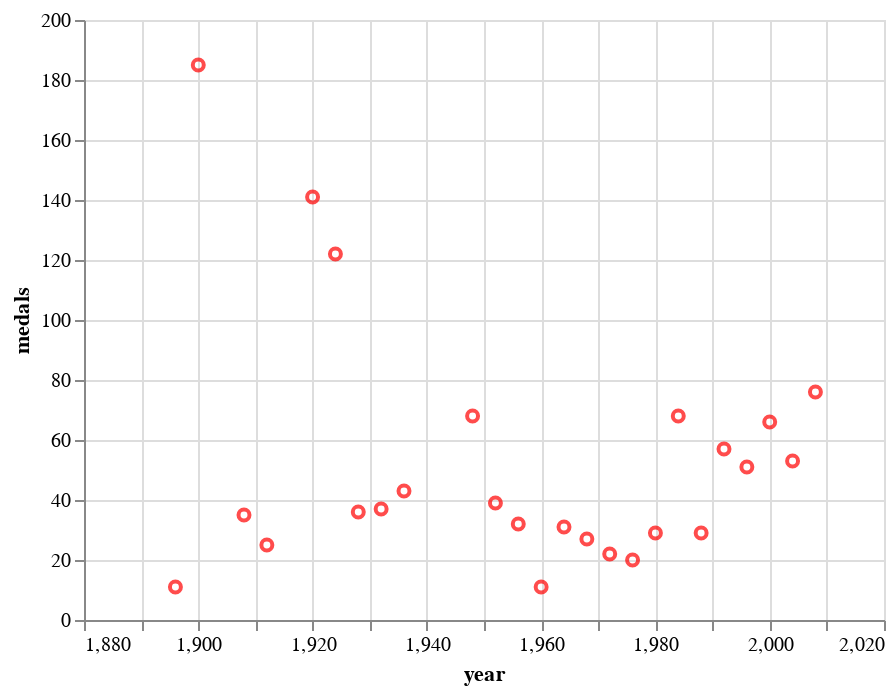

The notebook cell this image was saved under:
### Code cell
Fra

### Figure 1 — Vega-Lite specification as saved in the notebook (floating-point values rounded to 4 significant figures)
{"config": {"view": {"continuousWidth": 400, "continuousHeight": 300}}, "data": {"name": "data-4bb528b091a7913d02d06fbec70d44c4"}, "mark": "point", "encoding": {"color": {"value": "red"}, "x": {"type": "quantitative", "field": "year", "scale": {"domain": [1880, 2020]}}, "y": {"type": "quantitative", "field": "medals"}}, "selection": {"selector004": {"type": "interval", "bind": "scales", "encodings": ["x", "y"]}}, "$schema": "https://vega.github.io/schema/vega-lite/v4.8.1.json", "datasets": {"data-4bb528b091a7913d02d06fbec70d44c4": [{"code": "FRA", "year": 1900, "medals": 185}, {"code": "FRA", "year": 1920, "medals": 141}, {"code": "FRA", "year": 1924, "medals": 122}, {"code": "FRA", "year": 2008, "medals": 76}, {"code": "FRA", "year": 1948, "medals": 68}, {"code": "FRA", "year": 1984, "medals": 68}, {"code": "FRA", "year": 2000, "medals": 66}, {"code": "FRA", "year": 1992, "medals": 57}, {"code": "FRA", "year": 2004, "medals": 53}, {"code": "FRA", "year": 1996, "medals": 51}, {"code": "FRA", "year": 1936, "medals": 43}, {"code": "FRA", "year": 1952, "medals": 39}, {"code": "FRA", "year": 1932, "medals": 37}, {"code": "FRA", "year": 1928, "medals": 36}, {"code": "FRA", "year": 1908, "medals": 35}, {"code": "FRA", "year": 1956, "medals": 32}, {"code": "FRA", "year": 1964, "medals": 31}, {"code": "FRA", "year": 1980, "medals": 29}, {"code": "FRA", "year": 1988, "medals": 29}, {"code": "FRA", "year": 1968, "medals": 27}, {"code": "FRA", "year": 1912, "medals": 25}, {"code": "FRA", "year": 1972, "medals": 22}, {"code": "FRA", "year": 1976, "medals": 20}, {"code": "FRA", "year": 1896, "medals": 11}, {"code": "FRA", "year": 1960, "medals": 11}]}}
